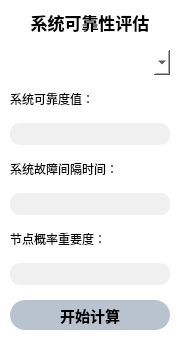
      <widget class="QWidget" name="SysRabilityWidget" native="true">
       <property name="minimumSize">
        <size>
         <width>180</width>
         <height>0</height>
        </size>
       </property>
       <property name="maximumSize">
        <size>
         <width>180</width>
         <height>16777215</height>
        </size>
       </property>
       <property name="styleSheet">
        <string notr="true">QWidget
{
background-color: rgb(255, 255, 255);
border-radius:15px;	
}
QPushButton#start_count
{
background-color: rgba(0, 37, 84,70);
}
QPushButton#start_count:hover
{
background-color: rgba(0, 37, 84,170);
}</string>
       </property>
       <layout class="QVBoxLayout" name="verticalLayout">
        <property name="spacing">
         <number>15</number>
        </property>
        <property name="leftMargin">
         <number>10</number>
        </property>
        <property name="topMargin">
         <number>10</number>
        </property>
        <property name="rightMargin">
         <number>10</number>
        </property>
        <property name="bottomMargin">
         <number>10</number>
        </property>
        <item>
         <widget class="QLabel" name="label">
          <property name="font">
           <font>
            <family>黑体</family>
            <pointsize>13</pointsize>
            <weight>75</weight>
            <bold>true</bold>
           </font>
          </property>
          <property name="text">
           <string>系统可靠性评估</string>
          </property>
          <property name="alignment">
           <set>Qt::AlignCenter</set>
          </property>
         </widget>
        </item>
        <item>
         <widget class="QComboBox" name="Nodes">
          <property name="minimumSize">
           <size>
            <width>0</width>
            <height>25</height>
           </size>
          </property>
          <property name="maximumSize">
           <size>
            <width>16777215</width>
            <height>25</height>
           </size>
          </property>
          <property name="font">
           <font>
            <family>微软雅黑</family>
            <pointsize>12</pointsize>
           </font>
          </property>
          <property name="editable">
           <bool>false</bool>
          </property>
          <property name="currentText">
           <string/>
          </property>
         </widget>
        </item>
        <item>
         <widget class="QLabel" name="SysRability">
          <property name="styleSheet">
           <string notr="true">font: 75 10pt &quot;微软雅黑&quot; rgb(64, 65, 66);</string>
          </property>
          <property name="text">
           <string>系统可靠度值：</string>
          </property>
         </widget>
        </item>
        <item>
         <widget class="QLabel" name="rability_value">
          <property name="font">
           <font>
            <family>微软雅黑</family>
            <pointsize>12</pointsize>
           </font>
          </property>
          <property name="styleSheet">
           <string notr="true">background-color: rgb(240, 240, 240);
border-radius: 10px;</string>
          </property>
          <property name="frameShape">
           <enum>QFrame::Box</enum>
          </property>
          <property name="frameShadow">
           <enum>QFrame::Sunken</enum>
          </property>
          <property name="text">
           <string/>
          </property>
          <property name="alignment">
           <set>Qt::AlignCenter</set>
          </property>
         </widget>
        </item>
        <item>
         <widget class="QLabel" name="SysRability_2">
          <property name="styleSheet">
           <string notr="true">font: 75 10pt &quot;微软雅黑&quot; rgb(64, 65, 66);</string>
          </property>
          <property name="text">
           <string>系统故障间隔时间：</string>
          </property>
         </widget>
        </item>
        <item>
         <widget class="QLabel" name="rability_value_2">
          <property name="font">
           <font>
            <family>微软雅黑</family>
            <pointsize>12</pointsize>
           </font>
          </property>
          <property name="styleSheet">
           <string notr="true">background-color: rgb(240, 240, 240);
border-radius: 10px;</string>
          </property>
          <property name="frameShape">
           <enum>QFrame::Box</enum>
          </property>
          <property name="frameShadow">
           <enum>QFrame::Sunken</enum>
          </property>
          <property name="text">
           <string/>
          </property>
          <property name="alignment">
           <set>Qt::AlignCenter</set>
          </property>
         </widget>
        </item>
        <item>
         <widget class="QLabel" name="SysRability_3">
          <property name="styleSheet">
           <string notr="true">font: 75 10pt &quot;微软雅黑&quot; rgb(64, 65, 66);</string>
          </property>
          <property name="text">
           <string>节点概率重要度：</string>
          </property>
         </widget>
        </item>
        <item>
         <widget class="QLabel" name="rability_value_3">
          <property name="font">
           <font>
            <family>微软雅黑</family>
            <pointsize>12</pointsize>
           </font>
          </property>
          <property name="styleSheet">
           <string notr="true">background-color: rgb(240, 240, 240);
border-radius: 10px;</string>
          </property>
          <property name="frameShape">
           <enum>QFrame::Box</enum>
          </property>
          <property name="frameShadow">
           <enum>QFrame::Sunken</enum>
          </property>
          <property name="text">
           <string/>
          </property>
          <property name="alignment">
           <set>Qt::AlignCenter</set>
          </property>
         </widget>
        </item>
        <item>
         <widget class="QPushButton" name="start_count">
          <property name="minimumSize">
           <size>
            <width>0</width>
            <height>30</height>
           </size>
          </property>
          <property name="font">
           <font>
            <pointsize>11</pointsize>
            <weight>75</weight>
            <bold>true</bold>
           </font>
          </property>
          <property name="styleSheet">
           <string notr="true"/>
          </property>
          <property name="text">
           <string>开始计算</string>
          </property>
          <property name="icon">
           <iconset resource="images.qrc">
            <normaloff>:/Mainpart/images/team.png</normaloff>:/Mainpart/images/team.png</iconset>
          </property>
         </widget>
        </item>
       </layout>
      </widget>
